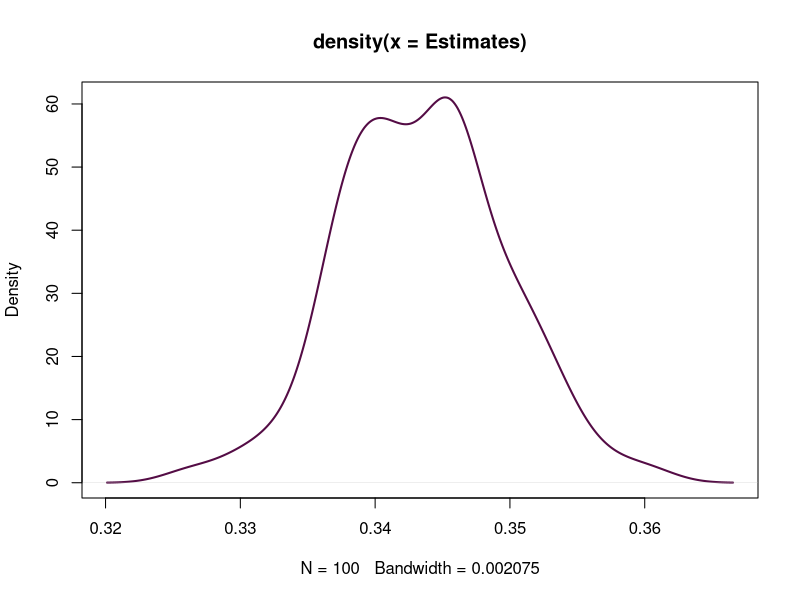

Write R code to recreate this figure.
getBorders = function(circles)
{
   # Finds the coordinates of the rectangle encompassing
   # all circles
   BL = list(x=0.0,y=0.0)
   TR = list(x=0.0,y=0.0)
   for(ci in circles)
   {
      # Find the max and min
      cxMin = min(ci$x - ci$d, ci$x + ci$d)
      cxMax = max(ci$x - ci$d, ci$x + ci$d)
      cyMin = min(ci$y - ci$d, ci$y + ci$d)
      cyMax = max(ci$y - ci$d, ci$y + ci$d)
      # Update
      if(cxMin < BL$x) BL$x = cxMin
      if(cyMin < BL$y) BL$y = cyMin
      if(cxMax > TR$x) TR$x = cxMax
      if(cyMax > TR$y) TR$y = cyMax
   }
   return(list(bottomleft=BL, topright=TR))
}

makeMesh = function(npoints=1000, bottomleft, topright)
{
   # Generates npoints random points in the rectangle
   # defined by bottomleft -> topright
   x = runif(npoints, bottomleft$x, topright$x)
   y = runif(npoints, bottomleft$y, topright$y)
   Points = list()
   for(i in c(1:npoints)) Points[[i]] = list(x=x[i], y=y[i])
   return(Points)
}

euclideanDistance = function(p1, p2)
{
   # Calculates the Euclidean distance between two objects
   # Objects are lists with attributes x and y
   # Returns the distance
   d = sqrt((p1$x-p2$x)^2+(p1$x-p2$y)^2)
   return(d)
}

inCircle = function(point, circle) euclideanDistance(point, circle) < circle$d

getProportionShared = function(c1, c2, npoints)
{
   # Step 1 - find the rectangle
   rectangle = getBorders(list(c1, c2))
   # Step 2 - make the mesh
   mesh = makeMesh(npoints, rectangle$bottomleft, rectangle$topright)
   # Step 3 - for each point, check whether it is in one or two circles
   in_c1 = unlist(lapply(mesh, function(x) inCircle(x, c1)))
   in_c2 = unlist(lapply(mesh, function(x) inCircle(x, c2)))
   in_which = in_c1 + in_c2
   # Step 4 - measure the relative area
   totalIn = sum(in_which > 0)
   totalBoth = sum(in_which == 2)
   # Finally - return
   return(totalBoth/totalIn)
}

c1 = list(x=0, y=0, d=2)
c2 = list(x=2, y=0.3, d=1.8)

Estimates = replicate(100, getProportionShared(c1, c2, 10000))

plot(density(Estimates), lwd=2, col=rgb(84, 12, 69, maxColorValue=255))
